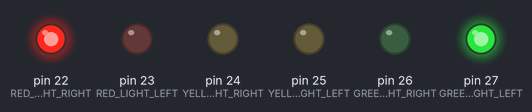
A sketch run on a simulated Arduino Mega 2560, built with avr-gcc and run on an emulated ATmega2560. On the bench: output pins drawn as LEDs (lit = HIGH).

Above: at 0.5 s.
At 2.5 s:
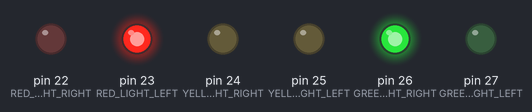
At 3.5 s:
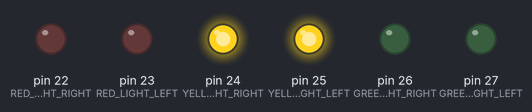
Timing chart, 0 to 5.2 s (numbered marks = the images above):
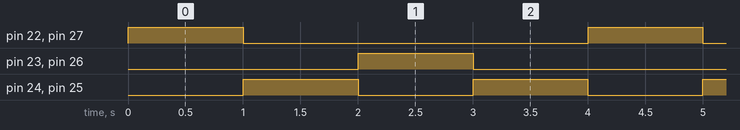

Measured:
- by itself, pin 24 (YELLOW_LIGHT_RIGHT), pin 25 (YELLOW_LIGHT_LEFT): alternates HIGH for 1.0 s and LOW for 1.0 s
- by itself, pin 22 (RED_LIGHT_RIGHT), pin 23 (RED_LIGHT_LEFT), pin 26 (GREEN_LIGHT_RIGHT), pin 27 (GREEN_LIGHT_LEFT): alternates HIGH for 1.0 s and LOW for 3.0 s
- by itself, everything shown: repeats every 4.0 s, in 5 steps

The sketch:

01_led_traffic_lights.ino
```cpp
#include <Arduino.h>
#include <Wire.h>

const int rs = 37, en = 36, d4 = 35, d5 = 34, d6 = 33, d7 = 32;

#define RED_LIGHT_LEFT 23
#define YELLOW_LIGHT_LEFT 25
#define GREEN_LIGHT_LEFT 27

#define RED_LIGHT_RIGHT 22
#define YELLOW_LIGHT_RIGHT 24
#define GREEN_LIGHT_RIGHT 26

#define AINPUT A1
#define AINPUT33 A0

void setup() {
  pinMode(RED_LIGHT_LEFT, OUTPUT);
  pinMode(YELLOW_LIGHT_LEFT, OUTPUT);
  pinMode(GREEN_LIGHT_LEFT, OUTPUT);
  pinMode(RED_LIGHT_RIGHT, OUTPUT);
  pinMode(YELLOW_LIGHT_RIGHT, OUTPUT);
  pinMode(GREEN_LIGHT_RIGHT, OUTPUT);
}

void loop() {
  digitalWrite(GREEN_LIGHT_LEFT, HIGH);
  digitalWrite(RED_LIGHT_RIGHT, HIGH);
  delay(1000);
  digitalWrite(GREEN_LIGHT_LEFT, LOW);
  digitalWrite(RED_LIGHT_RIGHT, LOW);

  digitalWrite(YELLOW_LIGHT_RIGHT, HIGH);
  digitalWrite(YELLOW_LIGHT_LEFT, HIGH);
  delay(1000);
  digitalWrite(YELLOW_LIGHT_LEFT, LOW);
  digitalWrite(YELLOW_LIGHT_RIGHT, LOW);

  digitalWrite(RED_LIGHT_LEFT, HIGH);
  digitalWrite(GREEN_LIGHT_RIGHT, HIGH);
  delay(1000);
  digitalWrite(GREEN_LIGHT_RIGHT, LOW);
  digitalWrite(RED_LIGHT_LEFT, LOW);

  digitalWrite(YELLOW_LIGHT_LEFT, HIGH);
  digitalWrite(YELLOW_LIGHT_RIGHT, HIGH);
  delay(1000);
  digitalWrite(YELLOW_LIGHT_RIGHT, LOW);
  digitalWrite(YELLOW_LIGHT_LEFT, LOW);
  Serial.println("one loop");
}
```
